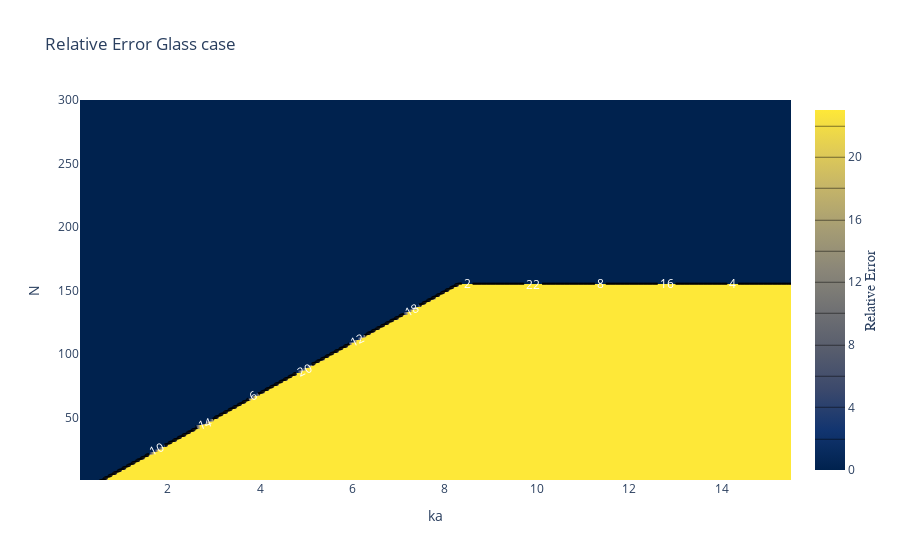

The code cell stored with this chart in its notebook:
### Code cell
# fig = px.line(x=t, y=np.cos(t), labels={'x':'t', 'y':'cos(t)'})
colorscale = [[0, 'mediumturquoise'], [0.5, 'lightsalmon'], [1, 'gold']]
fig = go.Figure(data =
    go.Contour(
        z=relative_error_glass,
        x=ka_array,
        y=N_array,
        contours=dict(
            coloring ='heatmap',
            showlabels = True,
            labelfont = dict(
                size = 12,
                color = 'white',
            )
        ),
#         colorscale="Viridis",
        colorscale="Cividis",
        y0=1,
    colorbar=dict(
            title='Relative Error',
            titleside='right',
            titlefont=dict(
                size=14,
                family='Arial, sans-serif')
        )))
fig.update_layout(title = 'Relative Error Glass case')
fig.update_xaxes(title = 'ka')
fig.update_yaxes(title = 'N')
fig.show()

### Figure 1 — Plotly figure (JSON) as saved in the notebook; plotly's stock layout.template omitted (floating-point values rounded to 4 significant figures; data arrays with more than 128 entries replaced by an {"elided": "..."} marker saying what was removed)
{"data": [{"colorbar": {"title": {"font": {"family": "Arial, sans-serif", "size": 14}, "side": "right", "text": "Relative Error"}}, "colorscale": [[0, "#00224e"], [0.1111, "#123570"], [0.2222, "#3b496c"], [0.3333, "#575d6d"], [0.4444, "#707173"], [0.5556, "#8a8678"], [0.6667, "#a59c74"], [0.7778, "#c3b369"], [0.8889, "#e1cc55"], [1, "#fee838"]], "contours": {"coloring": "heatmap", "labelfont": {"color": "white", "size": 12}, "showlabels": true}, "type": "contour", "x": {"elided": "300 float values"}, "y": {"elided": "155 int values"}, "y0": 1, "z": {"elided": "300x155 float values"}}], "layout": {"title": {"text": "Relative Error Glass case"}, "xaxis": {"title": {"text": "ka"}}, "yaxis": {"title": {"text": "N"}}}}
